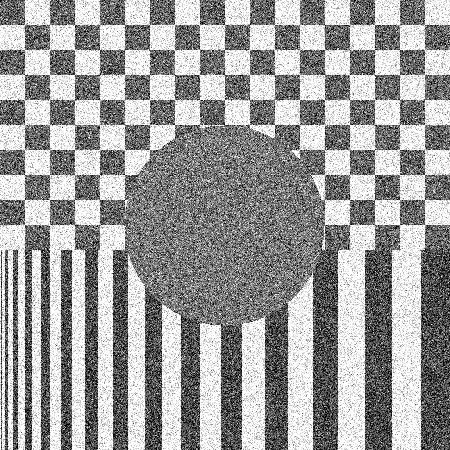
%> input picture ressources/exercise_sols/w4/Gaussian.png, 450 x 450 px
$ octave Exercise4.m   (GNU Octave 9; MATLAB toolbox functions it lacks are replaced by stand-ins)
%> lines starting %> are read from the running program, lines starting %| are printed output that depends on the picture; in (x1, y1, x2, y2) boxes, pixels count from 0 and x2, y2 are one past the last pixel; in counts of white or black regions, pixels touching at a corner belong together; the program's own positions count from 1
clc; clear; close all;

%% Exercise 1
f = [zeros(5,3), ones(5,2)]
h = ones(3,3)

g = imfilter(f,h);
g(2,4) % r = 2, c=4 is the center pixel of the filter
% There is 3 zeros and 6 ones covered by the kernel. 3*0+6*1 = 6

%% Exercise 2: Border Handling
im1 = imread('Gaussian.png');
%> im1 is the input picture: size 450x450 uint8; min 0, max 255, mean 155.4
imshow(im1);

fsize = 5;
h = ones(fsize)/fsize^2;
% Odd filter size ensures the kernel can be centered around one pixel

%% Exercise 3
meanim1 = imfilter(im1, h);

figure
subplot(1,2,1);
imshow(im1), colormap gray, axis image off;
title('Original image')
subplot(1,2,2);
imshow(meanim1), colormap gray, axis image off;
title('Filtered image, mean filter')

colormap(gca, jet);

%% Exercise 4: Border replication
meanim2 = imfilter(im1, h, 'replicate');

figure
subplot(1,2,1);
imshow(meanim1), colormap gray, axis image off;
title('Zero-padding')
subplot(1,2,2);
imshow(meanim2), colormap gray, axis image off;
title('Replicate')

% Difference at the border - no dark border around image.

% The two images are only different along the borders. When filtering
% border pixels, the filter will exceed the image borders and cover
% "non-existing" pixes. These pixels needs to be given a value in order to
% be able to calculate the filtered pixel value. When using zero padding,
% all non-existing pixels are given the value 0, resulting in the dark
% border as described in exercise 3. When using border replication, the
% non-existing pixels are given the value of the nearest actual border
% pixel. Thus, in the light areas, the pixels outside of the image are
% given high values (corresponding to light colors) and in the dark areas
% these pixels are given low values (corresponding to dark colors). This
% prevents the black border we get when filtering using zero padding.
%% Noise Reduction
% Exercise 5:
fsize = 5;
h = ones(fsize)/fsize^2;

meanim1 = imfilter(im1, h,'replicate');

figure
subplot(1,2,1);
imshow(im1), colormap gray, axis image off;
title('Original image')
subplot(1,2,2);
imshow(meanim1), colormap gray, axis image off;
title('Filtered image, mean filter')

% Try zooming in on the dark circle in the middle of both images. Although
% we register this as a dark circle, the circle in the original image
% actually consists of many white/light pixels as well. This is noise. In
% the filtered image we see how the pixel values vary less, i.e. there is
% less noise in this image. This is due to the mean filter functioning as
% a smoothing filter, by giving all pixels the average pixel value of the
% surrounding pixels (and the pixel itself).

%% Exercise 6:
fsize = 15;
h = ones(fsize)/fsize^2;

meanim1 = imfilter(im1, h,'replicate');

figure
subplot(1,2,1);
imshow(im1), colormap gray, axis image off;
title('Original image')
subplot(1,2,2);
imshow(meanim1), colormap gray, axis image off;
title('Filtered image, mean filter 15')

% Filtered image gets very blurry - hard to see borders especially when
% stripes are close (lower left corner).
% Larger regions (ie. middle circle) gets more uniform.

%% Exercise 8: Median filter
fsize = 5;
medianim1 = medfilt2(im1,[fsize fsize]);

figure
subplot(1,2,1);
imshow(meanim1), colormap gray, axis image off;
title('Filtered image, mean filter')
subplot(1,2,2);
imshow(medianim1), colormap gray, axis image off;
title('Filtered image, median filter')

% Less blurry -> Less subject to outliers. But the regions do not get as
% uniform.

%% Exercise 9:
fsize = 15;
medianim2 = medfilt2(im1,[fsize fsize]);

figure
subplot(1,2,1);
imshow(medianim1), colormap gray, axis image off;
title('Filtered image, median filter 5')
subplot(1,2,2);
imshow(medianim2), colormap gray, axis image off;
title('Filtered image, median filter 15')

% Larger kernel makes the image more blurry but regions more uniform. Also
% notice the dark border gets larger.

% Here it gets more clear, that the mean filter results in more blurry
% edges than the median filter. This is due to the fact that the value
% applied to a pixel when using a median filter is the median value among
% the surrounding pixels. Thus when applying the filter to e.g. a light
% pixel near an edge, the few dark pixels covered by the kernel will not
% (directly) have an impact on the resulting pixel value.

%% Exercise 11: Salt and pepper.
im2 = imread('SaltPepper.png');
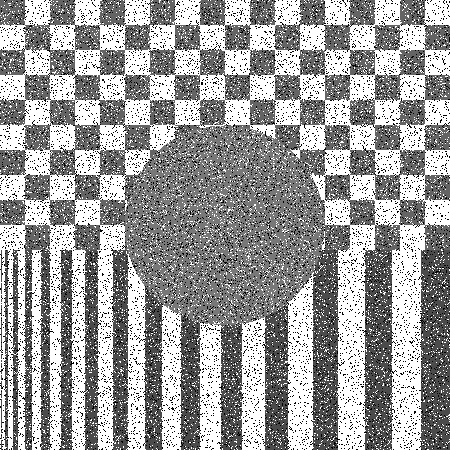
%> input picture ressources/exercise_sols/w4/SaltPepper.png, 450 x 450 px
%> im2 is the input picture: size 450x450 uint8; min 0, max 255, mean 156.3
figure; imshow(im2);

fsize = 5;
h = ones(fsize)/fsize^2;
meanim2 = imfilter(im2, h);
medianim2 = medfilt2(im2,[fsize fsize]);

figure
subplot(1,2,1);
imshow(meanim2), colormap gray, axis image off;
title('Filtered image, mean filter 5')
subplot(1,2,2);
imshow(medianim2), colormap gray, axis image off;
title('Filtered image, median filter 5')

% Salt and pepper noise is extreme outliers. The median is more robust to
% extreme observations than the mean.

% The results could for example be compared using imhist:
figure
subplot(1,3,1);
imhist(im2);
title('Original image');
subplot(1,3,2);
imhist(meanim2);
title('Filtered image, mean filter (5x5)');
subplot(1,3,3);
imhist(medianim2);
title('Filtered image, median filter (5x5)');
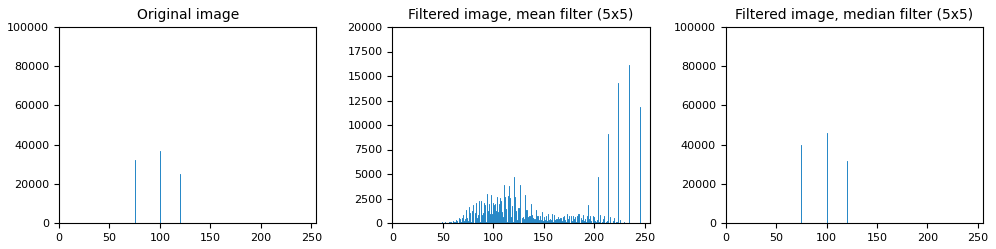
%> figure redrawn from the program's plot data, 3 panels; panel 1: highest point at x = 255, y = 88497; panel 2: highest point at x = 235, y = 16148; panel 3: highest point at x = 255, y = 84782

% The original image contains only three values. When filtered with the
% median kernel, the resulting image consists of the same three pixel
% values, while the image resulting from the mean filter contains many
% different pixel values due to the mean computations.
%% Standard filter routines
% Exercise 12
hsize = 5;
h = fspecial('average', hsize)

%% Edge Detection

clc; clear; close all;

I = imread('ElbowCTSlice.png');
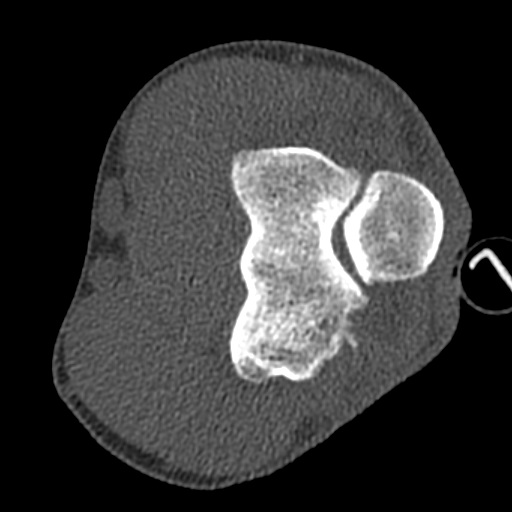
%> input picture ressources/exercise_sols/w4/ElbowCTSlice.png, 512 x 512 px
%> I is the input picture: size 512x512 uint8; min 0, max 255, mean 55.9
imshow(I);

%% Exercise 13:
h = fspecial('sobel');
g= imfilter(I, h);

figure;
imshow(g, []);
colormap(gca, jet);
% Horizontal edges

%% Exercise 14:
g= imfilter(I, h');
figure;
imshow(g, []);
colormap(gca, jet);
% Vertical edges with highest gradient from the left

g= imfilter(I, -h');
figure;
imshow(g, []);
colormap(gca, jet);
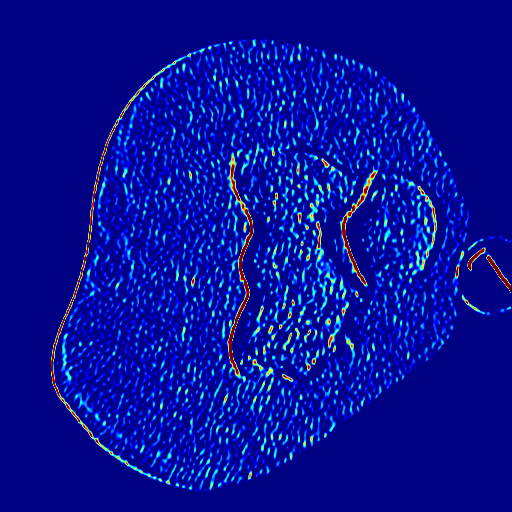
%> displayed picture: size 512x512x3, on the screen's scale of 0 to 255; mean R, G, B 3.6, 15.1, 151.7
% Vertical edges with highest gradient from the right

%% Exercise 15:
h = fspecial('sobel');
g= imfilter(I, h);

hmean = fspecial('average',5);
Imean = imfilter(I,hmean);
h = fspecial('sobel');
g5 = imfilter(Imean,h);

hmean = fspecial('average',13);
Imean = imfilter(I,hmean);
h = fspecial('sobel');
g13 = imfilter(Imean,h);

figure
subplot(1,3,1);
imshow(g), colormap gray, axis image off;
title('Edge No filter')
subplot(1,3,2);
imshow(g5), colormap gray, axis image off;
title('Edge mean 5')
subplot(1,3,3);
imshow(g13), colormap gray, axis image off;
title('Edge mean 13')
% The more mean-filtered the less influence from small fluctuations within
% the regions but less well localised edges.

%% Exercise 16:
h = fspecial('sobel');
g= imfilter(I, h);

Imedian = medfilt2(I,[5 5]);
h = fspecial('sobel');
g5 = imfilter(Imedian,h);

Imedian = medfilt2(I,[13 13]);
h = fspecial('sobel');
g13 = imfilter(Imedian,h);

figure
subplot(1,3,1);
imshow(g), colormap gray, axis image off;
title('Edge No filter')
subplot(1,3,2);
imshow(g5), colormap gray, axis image off;
title('Edge median 5')
subplot(1,3,3);
imshow(g13), colormap gray, axis image off;
title('Edge median 13')
% Preserved the localisation of the edges while still removing noise in the
% smooth regions.

%% Exercise 17:
edgeIM = edge(I,'sobel'); % This is how you use it!
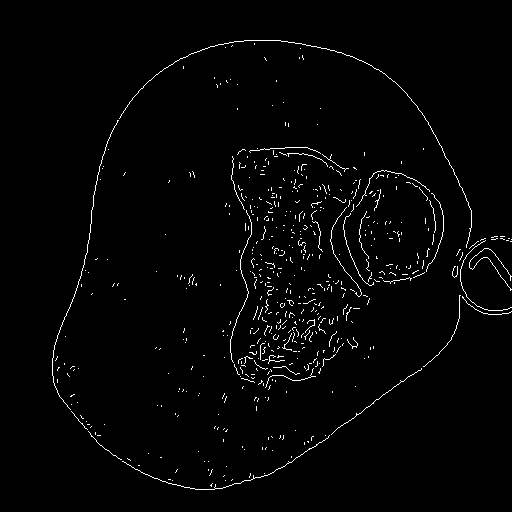
%> edgeIM: size 512x512 logical; 1.8% white in thin lines or dots, all inside (x1, y1, x2, y2) = (52, 40, 512, 490)

figure;
subplot(2,3,1)
imshow(edge(I,'sobel')), colormap gray, axis image off;
title('Sobel')
subplot(2,3,2)
imshow(edge(I,'prewitt')), colormap gray, axis image off;
title('prewitt')
subplot(2,3,3)
imshow(edge(I,'roberts')), colormap gray, axis image off;
title('roberts')
subplot(2,3,4)
imshow(edge(I,'log')), colormap gray, axis image off;
title('log')
subplot(2,3,5)
imshow(edge(I,'zerocross')), colormap gray, axis image off;
title('zerocross')
subplot(2,3,6)
imshow(edge(I,'canny')), colormap gray, axis image off;
title('canny')

% Further specifications:
% Direction: Horizontal, vertical, both
% Threshold: Return all edges that are stronger than threshold
figure;
imshow(edge(I,'log',0.01))


%% Gaussian filter
%% Exercise 18
clc; clear; close all;
hsize = 17;
sigma=3;
G = fspecial('gaussian',hsize, sigma);
surf(G);
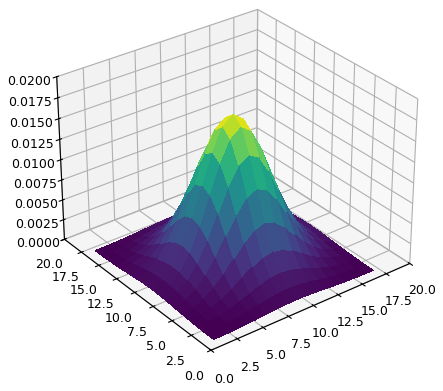
%> figure redrawn from the program's plot data

%% Exercise 19:
I = imread('ElbowCTSlice.png');
hsize = 17; sigma = 1;
G1 = fspecial('gaussian',hsize, sigma);
I1 = imfilter(I,G1);

hsize = 17; sigma = 3;
G2 = fspecial('gaussian',hsize, sigma);
I2 = imfilter(I,G2);

hsize = 51; sigma = 11;
G3 = fspecial('gaussian',hsize, sigma);
I3 = imfilter(I,G3);

figure;
subplot(2,3,1)
imshow(I1), colormap gray, axis image off;
title('sigma = 1, hsize = 17')
subplot(2,3,4)
surf(G1)

subplot(2,3,2)
imshow(I2), colormap gray, axis image off;
title('sigma = 3, hsize = 17')
subplot(2,3,5)
surf(G2)

subplot(2,3,3)
imshow(I3), colormap gray, axis image off;
title('sigma = 11, hsize = 51')
subplot(2,3,6)
surf(G3)
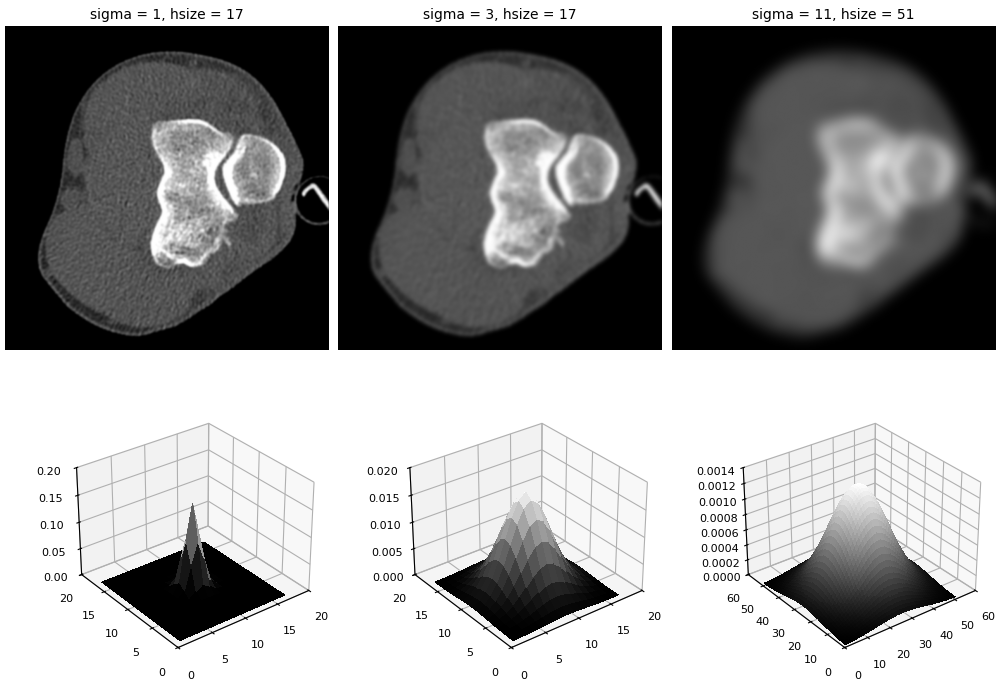
%> figure redrawn from the program's plot data, 6 panels

% The larger sigma the more blurry.

%% Filtering your own image
clear all; close all; clc

% The image DTUSigns2.jpg from exercise 3 is used.

%> (the run ends here)
